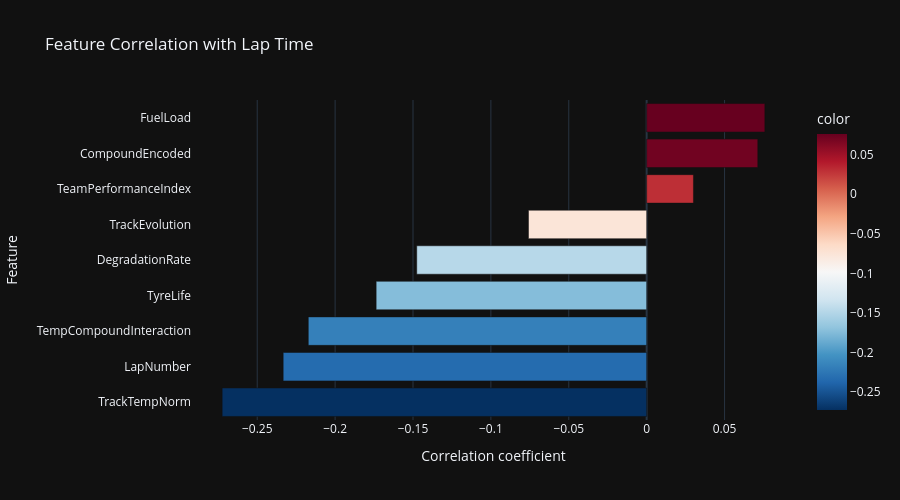

The notebook cell saved with this chart:
### Code cell
numeric_features = [
    "TyreLife", "CompoundEncoded", "DegradationRate",
    "LapNumber", "FuelLoad", "TrackEvolution",
    "TeamPerformanceIndex", "TrackTempNorm", "TempCompoundInteraction"
]

available_numeric = [c for c in numeric_features if c in df_features.columns]

correlations = (
    df_features[available_numeric + ["LapTimeSeconds"]]
    .corr()["LapTimeSeconds"]
    .drop("LapTimeSeconds")
    .sort_values()
)

fig = px.bar(
    x=correlations.values,
    y=correlations.index,
    orientation="h",
    title="Feature Correlation with Lap Time",
    labels={"x": "Correlation coefficient", "y": "Feature"},
    color=correlations.values,
    color_continuous_scale="RdBu_r"
)

fig.update_layout(template="plotly_dark", height=500, showlegend=False)
fig.show()

### Figure 1 — Plotly figure (JSON) as saved in the notebook; plotly's stock layout.template omitted (floating-point values rounded to 4 significant figures)
{"data": [{"hovertemplate": "Correlation coefficient=%{x}<br>Feature=%{y}<br>color=%{marker.color}<extra></extra>", "legendgroup": "", "marker": {"color": [-0.2725, -0.2333, -0.2172, -0.1737, -0.1476, -0.07587, 0.03003, 0.07135, 0.07587], "coloraxis": "coloraxis", "pattern": {"shape": ""}}, "name": "", "orientation": "h", "showlegend": false, "textposition": "auto", "type": "bar", "x": [-0.2725, -0.2333, -0.2172, -0.1737, -0.1476, -0.07587, 0.03003, 0.07135, 0.07587], "xaxis": "x", "y": ["TrackTempNorm", "LapNumber", "TempCompoundInteraction", "TyreLife", "DegradationRate", "TrackEvolution", "TeamPerformanceIndex", "CompoundEncoded", "FuelLoad"], "yaxis": "y"}], "layout": {"barmode": "relative", "coloraxis": {"colorbar": {"title": {"text": "color"}}, "colorscale": [[0, "rgb(5,48,97)"], [0.1, "rgb(33,102,172)"], [0.2, "rgb(67,147,195)"], [0.3, "rgb(146,197,222)"], [0.4, "rgb(209,229,240)"], [0.5, "rgb(247,247,247)"], [0.6, "rgb(253,219,199)"], [0.7, "rgb(244,165,130)"], [0.8, "rgb(214,96,77)"], [0.9, "rgb(178,24,43)"], [1, "rgb(103,0,31)"]]}, "height": 500, "legend": {"tracegroupgap": 0}, "showlegend": false, "title": {"text": "Feature Correlation with Lap Time"}, "xaxis": {"anchor": "y", "domain": [0, 1], "title": {"text": "Correlation coefficient"}}, "yaxis": {"anchor": "x", "domain": [0, 1], "title": {"text": "Feature"}}}}
